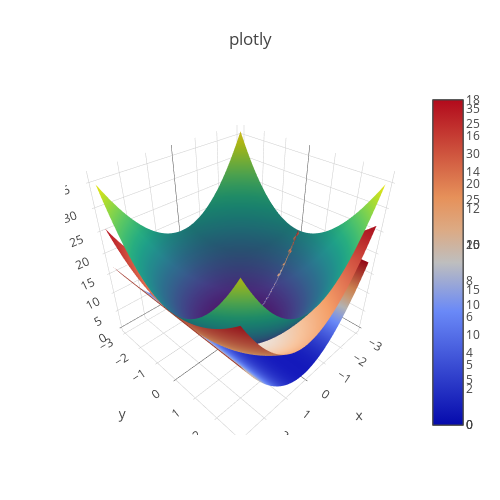

The cell this chart's notebook holds for it:
### Markdown cell above
plotlyで書く。

### Code cell
from plotly import __version__
from plotly.offline import download_plotlyjs, init_notebook_mode, plot, iplot
import plotly.graph_objs as go
from plotly.graph_objs import *
import numpy as np
init_notebook_mode(connected=True)

def function_2(x, a1, a2):
    return a1*x[0]**2 + a2*x[1]**2

x = np.meshgrid(np.arange(-3, 3, 0.1), np.arange(-3, 3, 0.1))
data = [
    go.Surface(x=x[0], y=x[1], z=function_2(x, 2, 2), colorscale='Viridis'),
    go.Surface(x=x[0], y=x[1], z=function_2(x, 2, 1), colorscale='red'),
    go.Surface(x=x[0], y=x[1], z=function_2(x, 2, 0))
]
layout = go.Layout(title='plotly', autosize=False, width=500, height=500, margin=dict(l=65, r=50, b=65, t=90))
fig = go.Figure(data=data, layout=layout)
iplot(fig, filename='3d-surface')

### Figure 1 — Plotly figure (JSON) as saved in the notebook; plotly's stock layout.template omitted (floating-point values rounded to 4 significant figures; data arrays with more than 128 entries replaced by an {"elided": "..."} marker saying what was removed)
{"data": [{"colorscale": "Viridis", "type": "surface", "x": {"elided": "60x60 float values"}, "y": {"elided": "60x60 float values"}, "z": {"elided": "60x60 float values"}}, {"colorscale": "red", "type": "surface", "x": {"elided": "60x60 float values"}, "y": {"elided": "60x60 float values"}, "z": {"elided": "60x60 float values"}}, {"type": "surface", "x": {"elided": "60x60 float values"}, "y": {"elided": "60x60 float values"}, "z": {"elided": "60x60 float values"}}], "layout": {"autosize": false, "height": 500, "margin": {"b": 65, "l": 65, "r": 50, "t": 90}, "title": "plotly", "width": 500}}
